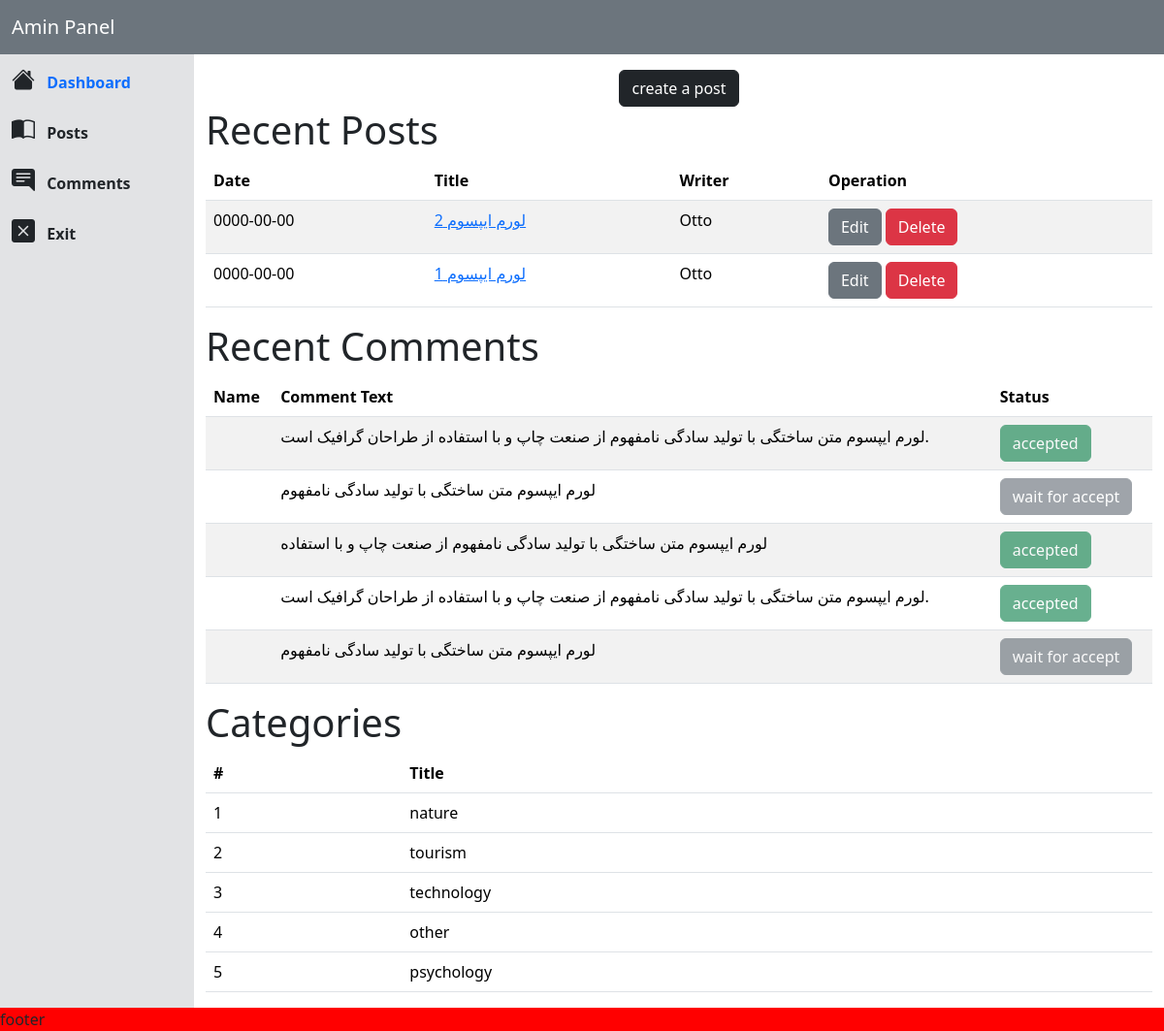
/admin-panel/index.php (signed in), run on the app's committed database.
### tables this page shows
CREATE TABLE `posts` (
  `id` int(11) NOT NULL,
  `title` varchar(255) NOT NULL,
  `body` text NOT NULL,
  `category_id` int(11) NOT NULL,
  `user_id` int(11) NOT NULL,
  `image` varchar(255) NOT NULL,
  `created_at` date NOT NULL DEFAULT current_timestamp()
);

CREATE TABLE `comments` (
  `id` int(11) NOT NULL,
  `name` varchar(255) NOT NULL,
  `body` varchar(255) NOT NULL,
  `post_id` int(11) NOT NULL,
  `is_accepted` tinyint(1) NOT NULL DEFAULT 0,
  `author` varchar(255) NOT NULL
);

CREATE TABLE `categories` (
  `id` int(11) NOT NULL,
  `title` varchar(255) NOT NULL
);

### functions/db.php (called while the page is built, shortened)
<?php
function queryExecuteWithParams(PDO $db, $query, $params)
{
    $stmt = $db->prepare($query);
    $stmt->execute($params);
    return $stmt;
}
function queryFetchAll(PDO $db, string $query, array $params = [], int $fetchMode = PDO::FETCH_ASSOC)
{
    $stmt = empty($params)
        ? $db->query($query)
        : queryExecuteWithParams($db, $query, $params);
    return $stmt->fetchAll($fetchMode);
}
function fetchPostsByUserId(PDO $db, $userId)
{
    $query = "SELECT * FROM posts WHERE user_id=:id ORDER BY id DESC";
    $params = ["id" => $userId];
    return queryFetchAll($db, $query, $params);
}
function fetchCategories(PDO $db): array|string
{
    $query = "SELECT * FROM categories";
    return queryFetchAll($db, $query);
}
function fetchCommentsByUserId(PDO $db, $userId)
{
    $query = "
    SELECT comments.*
    FROM comments
    JOIN posts ON comments.post_id = posts.id
    WHERE posts.user_id = :user_id
    ORDER BY comments.id DESC
";
    $params = ['user_id' => $userId];
    return queryFetchAll($db, $query, $params);
}

### admin-panel/index.php (the view, shortened to what this page needs)
<?php
include(BASE_PATH . '/admin-panel/pages/includes/header.php');
include(BASE_PATH . "/admin-panel/pages/includes/sidebar.php");
$userId = $_SESSION['user_id'];
try {
  $categories = fetchCategories($db);
} catch (PDOException $e) {
  flash('category', 'fetch', 'error');
}
try {
  $posts = fetchPostsByUserId($db, $userId);
  if (!empty($posts)) {
    $posts = array_slice($posts, 0, 5);
  }
} catch (PDOException $e) {
  flash('post', 'fetch', 'error');
}
try {
  $comments = fetchCommentsByUserId($db, $userId);
} catch (PDOException $e) {
  flash('comment', 'fetch', 'error');
}
?>
<div class="main col-md-9 col-lg-10 mt-3">
  <div class="d-flex justify-content-center align-items-center">
    <a class="btn btn-dark" href="<?= BASE_URL ?>/admin-panel/pages/posts/view/create.php"> create a post</a>
  </div>
  <h1>Recent Posts</h1>
  <?php if (!empty($posts)): ?>
    <div class="table-responsive">
      <table class="table table-striped">
        <thead>
          <tr>
            <th scope="col">Date</th>
            <th scope="col">Title</th>
            <th scope="col">Writer</th>
            <th scope="col">Operation</th>
          </tr>
        </thead>
        <tbody>
          <?php foreach ($posts as $post): ?>
            <tr>
              <td><?= $post['created_at'] ?></td>
              <td>
                <a href="<?= BASE_URL ?>/admin-panel/pages/posts/view/single.php?id=<?= $post['id'] ?>"><?= $post['title'] ?></a>
              </td>
              <td>Otto</td>
              <td>
                <div class="d-grid gap-2 d-md-block">
                  <a class="btn btn-secondary" href="<?= BASE_URL ?>/admin-panel/pages/posts/view/edit.php?id=<?= $post['id'] ?>&source=index">Edit</a>
                  <button type="button" class="btn btn-danger" data-bs-toggle="modal" data-bs-target="#exampleModal">
                    Delete
                  </button>
                </div>
              </td>
            </tr>
          <?php endforeach; ?>
        </tbody>
      </table>
    </div>
  <?php else: ?>
    <div class="alert alert-warning" role="alert">
      no post found!
    </div>
  <?php endif ?>
  <h1>Recent Comments</h1>
  <?php if (!empty($comments)): ?>
    <div class="table-responsive">
      <table class="table table-striped">
        <thead>
          <tr>
            <th scope="col">Name</th>
            <th scope="col">Comment Text</th>
            <th scope="col">Status</th>
          </tr>
        </thead>
        <tbody>
          <?php foreach ($comments as $comment): ?>
            <tr>
              <td><?= $comment['author'] ?></td>
              <td><?= $comment['body'] ?></td>
              <td>
                <div class="d-grid gap-2 d-md-block">
                  <?php if ($comment['is_accepted'] == 0): ?>
                    <button type="button" class="btn btn-secondary disabled">wait for accept</button>
                  <?php else: ?>
                    <button type="button" class="btn btn-success disabled">accepted</button>
                  <?php endif; ?>
                </div>
              </td>
            </tr>
          <?php endforeach; ?>
        </tbody>
      </table>
    </div>
  <?php else: ?>
    <div class="alert alert-warning" role="alert">
      no comment found!
    </div>
  <?php endif; ?>
  <h1>Categories</h1>
  <?php if (!empty($categories)): ?>
    <div class="table-responsive">
      <table class="table">
        <thead>
          <tr>
            <th scope="col">#</th>
            <th scope="col">Title</th>
          </tr>
        </thead>
        <tbody>
          <?php foreach ($categories as $key => $category): ?>
            <tr>
              <td><?= $key + 1 ?></td>
              <td><?= $category['title'] ?></td>
            </tr>
          <?php endforeach; ?>
        </tbody>
      </table>
    </div>
  <?php else: ?>
    <div class="alert alert-warning" role="alert">
      no category found!
    </div>
  <?php endif; ?>
</div>
</div>
</div>
</section>
<?php
include(BASE_PATH . "/admin-panel/pages/includes/footer.php");
?>

### data on the page
posts: created_at "0000-00-00", title "لورم ایپسوم 2"
posts: created_at "0000-00-00", title "لورم ایپسوم 1"
comments: body "لورم ایپسوم متن ساختگی با تولید سادگی نامفهوم از صنعت چاپ و با استفاده از طراحان گرافیک است.", is_accepted "accepted"
comments: body "لورم ایپسوم متن ساختگی با تولید سادگی نامفهوم", is_accepted "wait for accept"
comments: body "لورم ایپسوم متن ساختگی با تولید سادگی نامفهوم از صنعت چاپ و با استفاده", is_accepted "accepted"
comments: body "لورم ایپسوم متن ساختگی با تولید سادگی نامفهوم از صنعت چاپ و با استفاده از طراحان گرافیک است.", is_accepted "accepted"
comments: body "لورم ایپسوم متن ساختگی با تولید سادگی نامفهوم", is_accepted "wait for accept"
categories: title "nature"
categories: title "tourism"
categories: title "technology"
categories: title "other"
categories: title "psychology"
